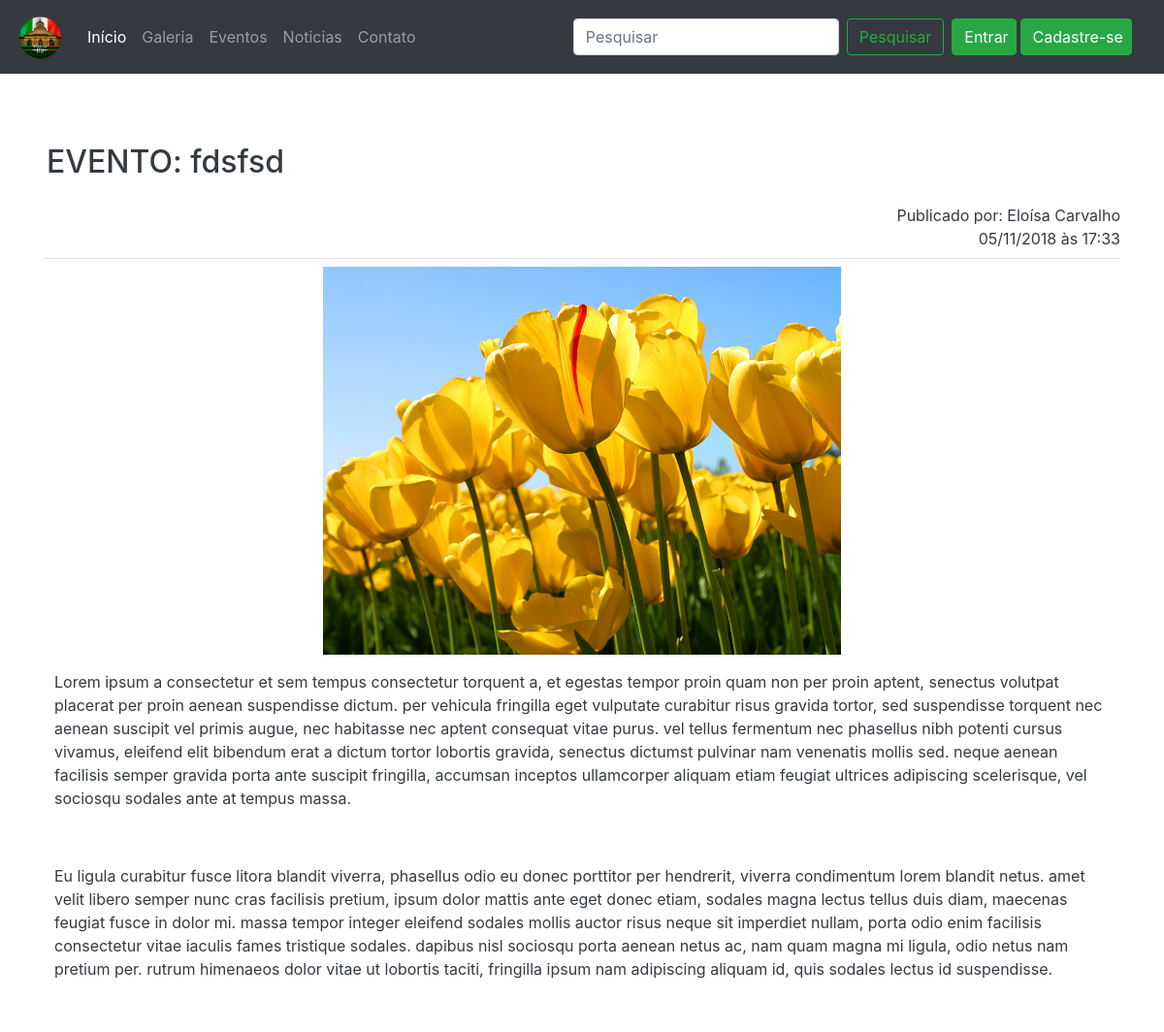
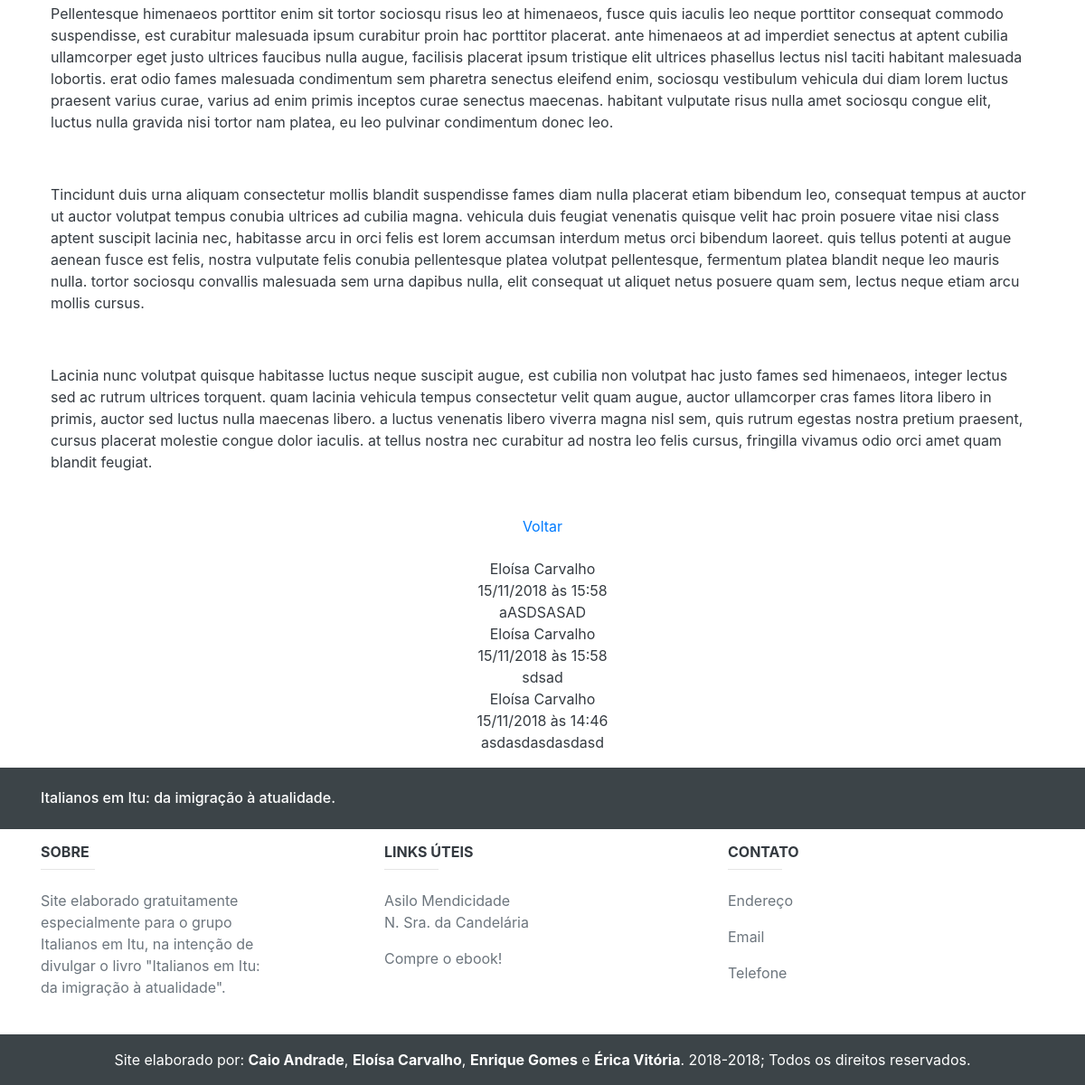
/index.php?&pg=noticia&id=54, run on the app's committed database (2 pictures, top to bottom).
### tables this page shows
CREATE TABLE `noticias` (
  `not_cod` int(11) NOT NULL,
  `not_autor` varchar(100) NOT NULL,
  `not_titulo` varchar(128) NOT NULL,
  `not_subtitulo` varchar(256) DEFAULT NULL,
  `not_data` date NOT NULL,
  `not_hora` time NOT NULL,
  `not_img` varchar(256) DEFAULT NULL,
  `not_cat` varchar(3) NOT NULL DEFAULT 'not',
  `not_ativo` int(11) NOT NULL
);

CREATE TABLE `textonoticias` (
  `noticias_not_cod` int(11) NOT NULL,
  `text_texto` text NOT NULL
);

CREATE TABLE `comentario` (
  `com_cod` int(11) NOT NULL,
  `com_not_cod` int(11) NOT NULL,
  `com_us_cod` int(11) NOT NULL,
  `com_autor` varchar(100) NOT NULL,
  `com_texto` text NOT NULL,
  `com_data` date NOT NULL,
  `com_hora` time NOT NULL
);

### db/classes/DAO/noticiasDAO.class.php (called while the page is built, shortened)
<?php
require_once ("conexao.class.php");
class noticiasDAO {
    function __construct() {
        $this->con = new Conexao();
        $this->pdo = $this->con->Connect();
    }
    function pegarNoticia($not_cod){
        try {
            $stmt = $this->pdo->prepare("SELECT * FROM noticias WHERE not_cod = :not_cod");
            $param = array(":not_cod" => $not_cod);
            $stmt->execute($param);
            if($stmt->rowCount() > 0){
                $consulta = $stmt->fetch(PDO::FETCH_ASSOC);
                return $consulta;
            }else{
                return '';
            }
        } catch (PDOException $ex) {
            echo "ERRO 302: {$ex->getMessage()}";
        }
    }
}

### db/classes/DAO/conexao.class.php (called while the page is built, shortened)
<?php
class Conexao {
    public function Connect() {
        try {
            $this->user = "root";
            $this->pass = "";
            $this->host = "127.0.0.1";
            $this->base = "italianosdb";
            $parametros = array(PDO::MYSQL_ATTR_INIT_COMMAND => "SET NAMES UTF8");
            $this->file = "mysql:host=" . $this->host . ";dbname=" . $this->base;
            $this->pdo = new PDO($this->file, $this->user, $this->pass, $parametros);
            $this->pdo->setAttribute(PDO::ATTR_ERRMODE, PDO::ERRMODE_EXCEPTION);
            $this->pdo->setAttribute(PDO::ATTR_EMULATE_PREPARES, false);
            $this->pdo->setAttribute(PDO::ATTR_PERSISTENT, true);
            return $this->pdo;
        } catch (PDOException $ex) {
            echo "Erro no sistema" . $ex->getMessage();
        }
    }
}
?>

### db/classes/DAO/textonoticiasDAO.class.php (called while the page is built, shortened)
<?php
require_once ("conexao.class.php");
class textonoticiasDAO {
    function __construct() {
        $this->con = new Conexao();
        $this->pdo = $this->con->Connect();
    }
    function pegarTextoNoticia($not_cod){
        try {
            $stmt = $this->pdo->prepare("SELECT * FROM textonoticias WHERE noticias_not_cod = :not_cod");
            $param = array(":not_cod" => $not_cod);
            $stmt->execute($param);
            if($stmt->rowCount() > 0){
                $consulta = $stmt->fetch(PDO::FETCH_ASSOC);
                return $consulta;
            }else{
                return '';
            }
        } catch (PDOException $ex) {
            echo "ERRO 402: {$ex->getMessage()}";
        }
    }
}

### db/classes/DAO/comentarioDAO.class.php (the view, shortened to what this page needs)
<?php
require_once ("conexao.class.php");
class comentarioDAO{
    function __construct() {
        $this->con = new Conexao();
        $this->pdo = $this->con->Connect();
    }
    function pegarComentarios($not_cod, $sessionUsu, $sessionLog){
        try {
            $stmt = $this->pdo->prepare("SELECT * FROM comentario WHERE com_not_cod = :not_cod ORDER BY com_cod DESC");
            $param = array(":not_cod" => $not_cod);
            $stmt->execute($param);
            if($stmt->rowCount() > 0){
                while($consulta = $stmt->fetch(PDO::FETCH_ASSOC)){
                    $dataComent = date("d/m/Y", strtotime($consulta['com_data']));
                    $horaComent = date("H:i", strtotime($consulta['com_hora']));
                    echo '<div class="form-row justify-content-center"><div class="bg-white text-dark">'. $consulta['com_autor'] .'</div></div>';
                    echo '<div class="form-row justify-content-center"><div class="bg-white text-dark">'. $dataComent . ' às ' . $horaComent .'</div></div>';
                    echo '<div class="form-row justify-content-center"><div class="bg-white text-dark">'. $consulta['com_texto'] .'</div></div>';
                }
            }else{
                return '';
            }
        } catch (PDOException $ex) {
            echo "ERRO 302: {$ex->getMessage()}";
        }
    }
}

### pags/noticia.php (shortened to what this page needs)
<?php
    if(isset($_GET['id'])){
        $not_cod = $_GET['id'];
    }else{
        ?>
        <script type="text/javascript">
            document.location.href = "index.php?&pg=noticias&pagina=1";
        </script>
        <?php
    }
    require_once ("db/classes/DAO/noticiasDAO.class.php");
    require_once ("db/classes/DAO/textonoticiasDAO.class.php");
    $noticiasDAO = new noticiasDAO();
    $textonoticiasDAO = new textonoticiasDAO();
    require_once ("db/classes/DAO/comentarioDAO.class.php");
    $comentarioDAO = new comentarioDAO();
    $noticia = $noticiasDAO->pegarNoticia($not_cod);
    $textonoticia = $textonoticiasDAO->pegarTextoNoticia($not_cod);
    $data = date("d/m/Y", strtotime($noticia['not_data']));
    $hora = date("H:i", strtotime($noticia['not_hora']));
                ?>
<div class="container mt-4">
    <div class="row">
        <div class="col-md-12">
            <form name="noticia" action="" method="post" enctype="">
                <div class="form-row justify-content-center">
                    <div class="p-3 mb-2 bg-white text-dark"></div>
                </div>
                <div class="form-row text-center">
                <div class="p-2 mb-2 bg-white text-dark"><h2>
                <?php if($noticia['not_cat'] == 'not'){
                        echo 'NOTÍCIA: ';
                    }elseif($noticia['not_cat'] == 'eve'){
                        echo 'EVENTO: ';
                    } ?>
                    <?= $noticia['not_titulo']; ?></h2></div>
                </div>
                <div class="text-right">
                    <div class="bg-white text-dark">Publicado por: <?= $noticia['not_autor']; ?></div>
                </div>
                <div class="text-right">
                    <div class="mb-2 bg-white text-dark"><?= $data . ' às ' . $hora; ?></div>
                </div>
                <div class="border-top">
                    <div class="form-row justify-content-center mt-2">
                        <?php if (file_exists('img/noticias/' . $noticia['not_img']) && !is_null($noticia['not_img'])) { ?>
                            <img widht="400" height="400" src="img/noticias/<?= $noticia['not_img']; ?>" class=""/>
                        <?php } ?>
                    </div>
                    <div class="form-row justify-content-center">
                        <div class="p-3 mb-2 bg-white text-dark"><?= $textonoticia['text_texto']; ?></div>
                    </div>
                    <div class="form-row justify-content-center">
                        <div class="form-group col-md-3 text-center">
                            <a href="index.php" class="btn btn-link">Voltar</a>
                        </div>
                    </div>
                </div>
            </form>
                            <?php
            $retorno = $comentarioDAO->pegarComentarios($noticia['not_cod'], $_SESSION['cod_usuario'], $_SESSION['logado']);
            ?>
        </div>
    </div>
</div>

### data on the page
noticias: not_titulo "fdsfsd", not_autor "Eloísa Carvalho", not_data "05/11/2018", not_hora "17:33", not_img (picture)
textonoticias: text_texto "Lorem ipsum a consectetur et sem tempus consectetur torquent a, et egestas tempor proin quam non per proin aptent, senectus volutpat placerat per proin aenean suspendisse dictum. per vehicula fringilla eget vulputate curabitur risus gravida tortor, sed suspendisse torquent nec aenean suscipit vel primis augue, nec habitasse nec aptent consequat vitae purus. vel tellus fermentum nec phasellus nibh potenti cursus vivamus, eleifend elit bibendum erat a dictum tortor lobortis gravida, senectus dictumst pulvinar nam venenatis mollis sed. neque aenean facilisis semper gravida porta ante suscipit fringilla, accumsan inceptos ullamcorper aliquam etiam feugiat ultrices adipiscing scelerisque, vel…"
comentario: com_autor "Eloísa Carvalho", com_data "15/11/2018", com_hora "15:58", com_texto "aASDSASAD"
comentario: com_autor "Eloísa Carvalho", com_data "15/11/2018", com_hora "15:58", com_texto "sdsad"
comentario: com_autor "Eloísa Carvalho", com_data "15/11/2018", com_hora "14:46", com_texto "asdasdasdasdasd"
